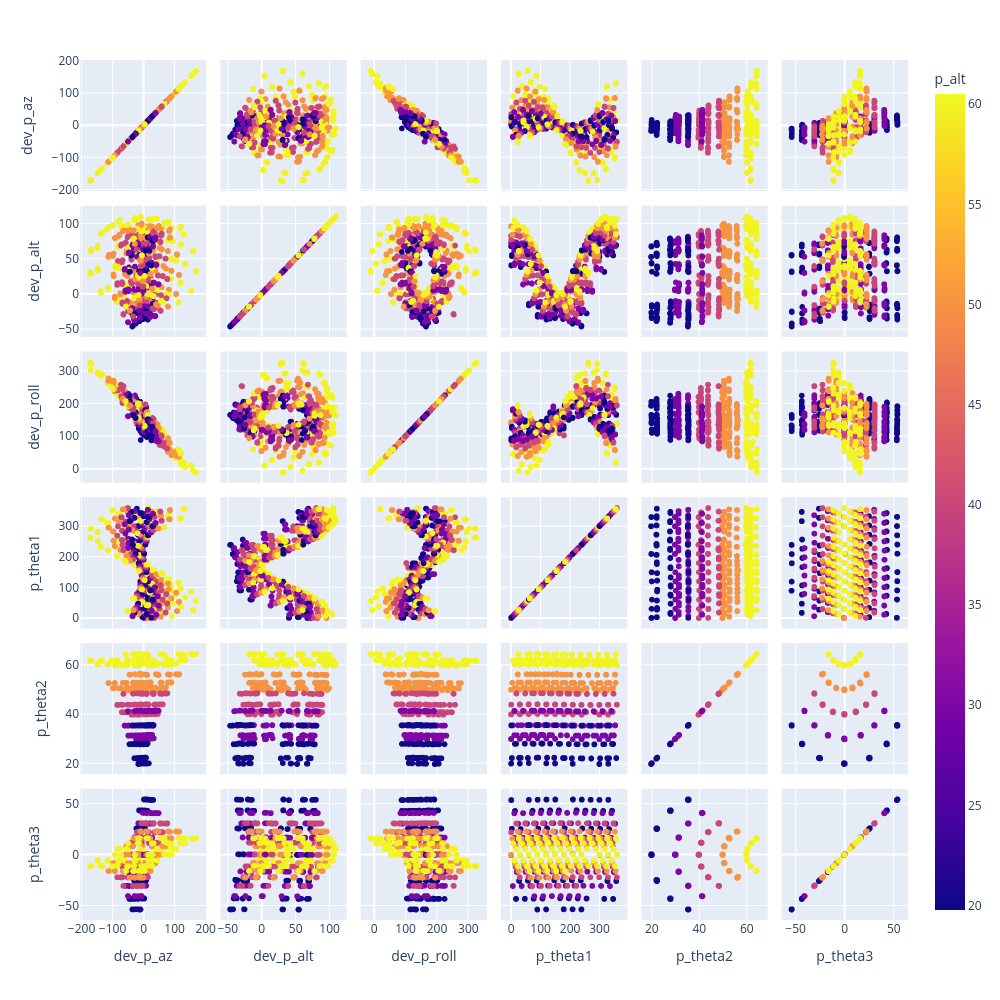

Notebook code for this chart:
### Markdown cell above
# Sky Space Residuals - BEFORE

### Code cell
fig = px.scatter_matrix(d, dimensions=["dev_p_az", "dev_p_alt", "dev_p_roll", "p_theta1", "p_theta2", "p_theta3"], color="p_alt",
                        hover_data=[ "p_az", "p_alt", "p_roll", "filename",])
fig.update_layout(height=1000,width=1000 )
fig.show()

### Figure 1 — Plotly figure (JSON) as saved in the notebook; plotly's stock layout.template omitted (floating-point values rounded to 4 significant figures; data arrays with more than 128 entries replaced by an {"elided": "..."} marker saying what was removed)
{"data": [{"customdata": {"elided": "1732x4 mixed values"}, "dimensions": [{"axis": {"matches": true}, "label": "dev_p_az", "values": {"elided": "1732 float values"}}, {"axis": {"matches": true}, "label": "dev_p_alt", "values": {"elided": "1732 float values"}}, {"axis": {"matches": true}, "label": "dev_p_roll", "values": {"elided": "1732 float values"}}, {"axis": {"matches": true}, "label": "p_theta1", "values": {"elided": "1732 float values"}}, {"axis": {"matches": true}, "label": "p_theta2", "values": {"elided": "1732 float values"}}, {"axis": {"matches": true}, "label": "p_theta3", "values": {"elided": "1732 float values"}}], "hovertemplate": "%{xaxis.title.text}=%{x}<br>%{yaxis.title.text}=%{y}<br>p_az=%{customdata[0]}<br>p_alt=%{marker.color}<br>p_roll=%{customdata[2]}<br>filename=%{customdata[3]}<extra></extra>", "legendgroup": "", "marker": {"color": {"elided": "1732 float values"}, "coloraxis": "coloraxis", "symbol": "circle"}, "name": "", "showlegend": false, "type": "splom"}], "layout": {"coloraxis": {"colorbar": {"title": {"text": "p_alt"}}, "colorscale": [[0, "#0d0887"], [0.1111, "#46039f"], [0.2222, "#7201a8"], [0.3333, "#9c179e"], [0.4444, "#bd3786"], [0.5556, "#d8576b"], [0.6667, "#ed7953"], [0.7778, "#fb9f3a"], [0.8889, "#fdca26"], [1, "#f0f921"]]}, "dragmode": "select", "height": 1000, "legend": {"tracegroupgap": 0}, "margin": {"t": 60}, "width": 1000}}
